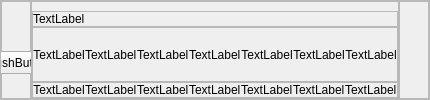
                      <widget class="QFrame" name="frame_7">
                       <property name="maximumSize">
                        <size>
                         <width>16777215</width>
                         <height>120</height>
                        </size>
                       </property>
                       <property name="frameShape">
                        <enum>QFrame::StyledPanel</enum>
                       </property>
                       <property name="frameShadow">
                        <enum>QFrame::Raised</enum>
                       </property>
                       <layout class="QHBoxLayout" name="horizontalLayout_6">
                        <property name="spacing">
                         <number>0</number>
                        </property>
                        <property name="leftMargin">
                         <number>0</number>
                        </property>
                        <property name="topMargin">
                         <number>0</number>
                        </property>
                        <property name="rightMargin">
                         <number>0</number>
                        </property>
                        <property name="bottomMargin">
                         <number>0</number>
                        </property>
                        <item>
                         <widget class="QFrame" name="frame_44">
                          <property name="minimumSize">
                           <size>
                            <width>30</width>
                            <height>0</height>
                           </size>
                          </property>
                          <property name="maximumSize">
                           <size>
                            <width>50</width>
                            <height>16777215</height>
                           </size>
                          </property>
                          <property name="frameShape">
                           <enum>QFrame::StyledPanel</enum>
                          </property>
                          <property name="frameShadow">
                           <enum>QFrame::Raised</enum>
                          </property>
                          <widget class="QPushButton" name="pushButton_4">
                           <property name="geometry">
                            <rect>
                             <x>-20</x>
                             <y>50</y>
                             <width>75</width>
                             <height>23</height>
                            </rect>
                           </property>
                           <property name="text">
                            <string>PushButton</string>
                           </property>
                          </widget>
                         </widget>
                        </item>
                        <item>
                         <widget class="QFrame" name="frame_11">
                          <property name="frameShape">
                           <enum>QFrame::StyledPanel</enum>
                          </property>
                          <property name="frameShadow">
                           <enum>QFrame::Raised</enum>
                          </property>
                          <layout class="QVBoxLayout" name="verticalLayout_11">
                           <property name="spacing">
                            <number>0</number>
                           </property>
                           <property name="leftMargin">
                            <number>0</number>
                           </property>
                           <property name="rightMargin">
                            <number>0</number>
                           </property>
                           <property name="bottomMargin">
                            <number>0</number>
                           </property>
                           <item>
                            <widget class="QFrame" name="frame_59">
                             <property name="sizePolicy">
                              <sizepolicy hsizetype="Preferred" vsizetype="Maximum">
                               <horstretch>0</horstretch>
                               <verstretch>0</verstretch>
                              </sizepolicy>
                             </property>
                             <property name="frameShape">
                              <enum>QFrame::StyledPanel</enum>
                             </property>
                             <property name="frameShadow">
                              <enum>QFrame::Raised</enum>
                             </property>
                             <layout class="QHBoxLayout" name="horizontalLayout_41">
                              <property name="spacing">
                               <number>0</number>
                              </property>
                              <property name="leftMargin">
                               <number>0</number>
                              </property>
                              <property name="topMargin">
                               <number>0</number>
                              </property>
                              <property name="rightMargin">
                               <number>0</number>
                              </property>
                              <property name="bottomMargin">
                               <number>0</number>
                              </property>
                              <item>
                               <widget class="QLabel" name="label_11">
                                <property name="maximumSize">
                                 <size>
                                  <width>16777215</width>
                                  <height>30</height>
                                 </size>
                                </property>
                                <property name="text">
                                 <string>TextLabel</string>
                                </property>
                                <property name="margin">
                                 <number>0</number>
                                </property>
                               </widget>
                              </item>
                             </layout>
                            </widget>
                           </item>
                           <item>
                            <widget class="QFrame" name="frame_31">
                             <property name="frameShape">
                              <enum>QFrame::StyledPanel</enum>
                             </property>
                             <property name="frameShadow">
                              <enum>QFrame::Raised</enum>
                             </property>
                             <layout class="QHBoxLayout" name="horizontalLayout_12">
                              <property name="spacing">
                               <number>0</number>
                              </property>
                              <property name="leftMargin">
                               <number>0</number>
                              </property>
                              <property name="topMargin">
                               <number>0</number>
                              </property>
                              <property name="rightMargin">
                               <number>0</number>
                              </property>
                              <property name="bottomMargin">
                               <number>0</number>
                              </property>
                              <item>
                               <widget class="QLabel" name="label_12">
                                <property name="text">
                                 <string>TextLabel</string>
                                </property>
                                <property name="alignment">
                                 <set>Qt::AlignCenter</set>
                                </property>
                               </widget>
                              </item>
                              <item>
                               <widget class="QLabel" name="label_7">
                                <property name="text">
                                 <string>TextLabel</string>
                                </property>
                               </widget>
                              </item>
                              <item>
                               <widget class="QLabel" name="label_8">
                                <property name="text">
                                 <string>TextLabel</string>
                                </property>
                               </widget>
                              </item>
                              <item>
                               <widget class="QLabel" name="label_10">
                                <property name="text">
                                 <string>TextLabel</string>
                                </property>
                               </widget>
                              </item>
                              <item>
                               <widget class="QLabel" name="label_13">
                                <property name="text">
                                 <string>TextLabel</string>
                                </property>
                                <property name="alignment">
                                 <set>Qt::AlignCenter</set>
                                </property>
                               </widget>
                              </item>
                              <item>
                               <widget class="QLabel" name="label_14">
                                <property name="text">
                                 <string>TextLabel</string>
                                </property>
                                <property name="alignment">
                                 <set>Qt::AlignCenter</set>
                                </property>
                               </widget>
                              </item>
                              <item>
                               <widget class="QLabel" name="label_15">
                                <property name="text">
                                 <string>TextLabel</string>
                                </property>
                                <property name="alignment">
                                 <set>Qt::AlignCenter</set>
                                </property>
                               </widget>
                              </item>
                             </layout>
                            </widget>
                           </item>
                           <item>
                            <widget class="QFrame" name="frame_60">
                             <property name="sizePolicy">
                              <sizepolicy hsizetype="Preferred" vsizetype="Maximum">
                               <horstretch>0</horstretch>
                               <verstretch>0</verstretch>
                              </sizepolicy>
                             </property>
                             <property name="frameShape">
                              <enum>QFrame::StyledPanel</enum>
                             </property>
                             <property name="frameShadow">
                              <enum>QFrame::Raised</enum>
                             </property>
                             <layout class="QHBoxLayout" name="horizontalLayout_42">
                              <property name="spacing">
                               <number>0</number>
                              </property>
                              <property name="leftMargin">
                               <number>0</number>
                              </property>
                              <property name="topMargin">
                               <number>0</number>
                              </property>
                              <property name="rightMargin">
                               <number>0</number>
                              </property>
                              <property name="bottomMargin">
                               <number>0</number>
                              </property>
                              <item>
                               <widget class="QLabel" name="label_54">
                                <property name="text">
                                 <string>TextLabel</string>
                                </property>
                                <property name="alignment">
                                 <set>Qt::AlignCenter</set>
                                </property>
                               </widget>
                              </item>
                              <item>
                               <widget class="QLabel" name="label_55">
                                <property name="text">
                                 <string>TextLabel</string>
                                </property>
                               </widget>
                              </item>
                              <item>
                               <widget class="QLabel" name="label_56">
                                <property name="text">
                                 <string>TextLabel</string>
                                </property>
                               </widget>
                              </item>
                              <item>
                               <widget class="QLabel" name="label_57">
                                <property name="text">
                                 <string>TextLabel</string>
                                </property>
                               </widget>
                              </item>
                              <item>
                               <widget class="QLabel" name="label_58">
                                <property name="text">
                                 <string>TextLabel</string>
                                </property>
                               </widget>
                              </item>
                              <item>
                               <widget class="QLabel" name="label_60">
                                <property name="text">
                                 <string>TextLabel</string>
                                </property>
                               </widget>
                              </item>
                              <item>
                               <widget class="QLabel" name="label_61">
                                <property name="text">
                                 <string>TextLabel</string>
                                </property>
                               </widget>
                              </item>
                             </layout>
                            </widget>
                           </item>
                          </layout>
                         </widget>
                        </item>
                        <item>
                         <widget class="QFrame" name="frame_47">
                          <property name="minimumSize">
                           <size>
                            <width>30</width>
                            <height>0</height>
                           </size>
                          </property>
                          <property name="maximumSize">
                           <size>
                            <width>50</width>
                            <height>16777215</height>
                           </size>
                          </property>
                          <property name="frameShape">
                           <enum>QFrame::StyledPanel</enum>
                          </property>
                          <property name="frameShadow">
                           <enum>QFrame::Raised</enum>
                          </property>
                         </widget>
                        </item>
                       </layout>
                      </widget>
